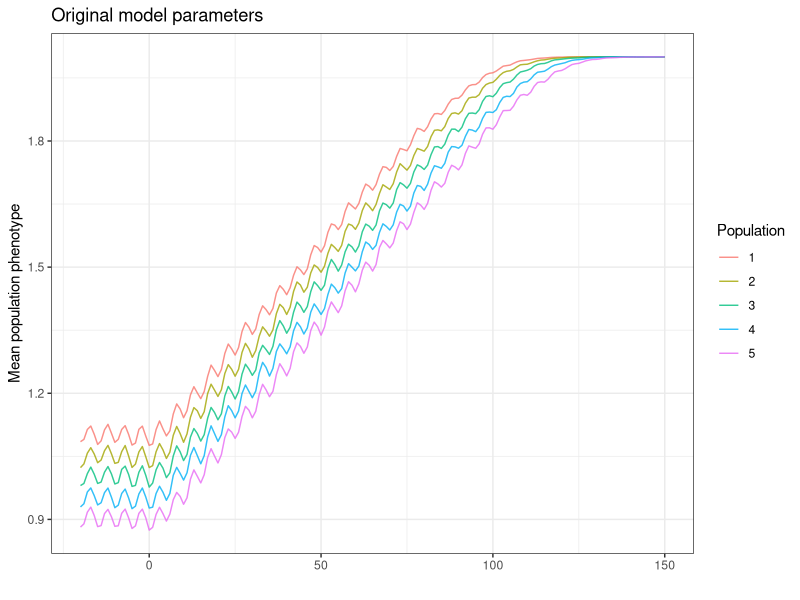
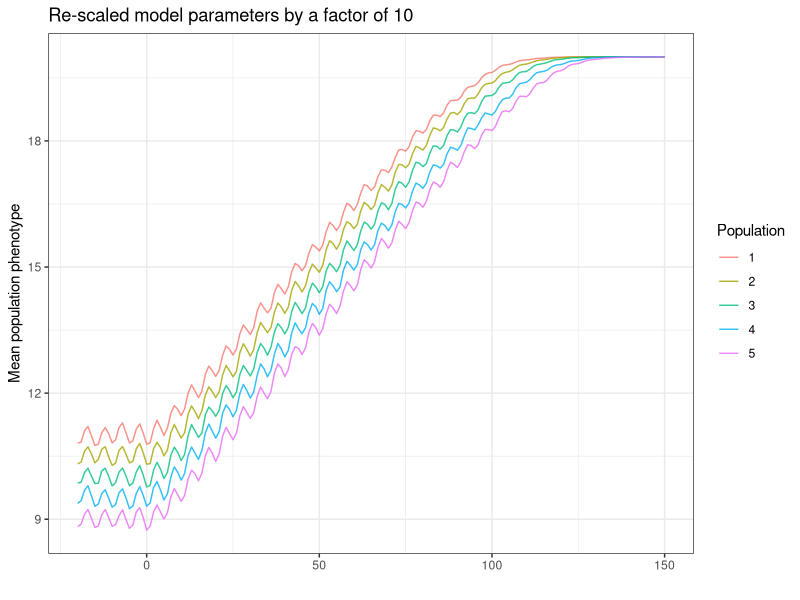
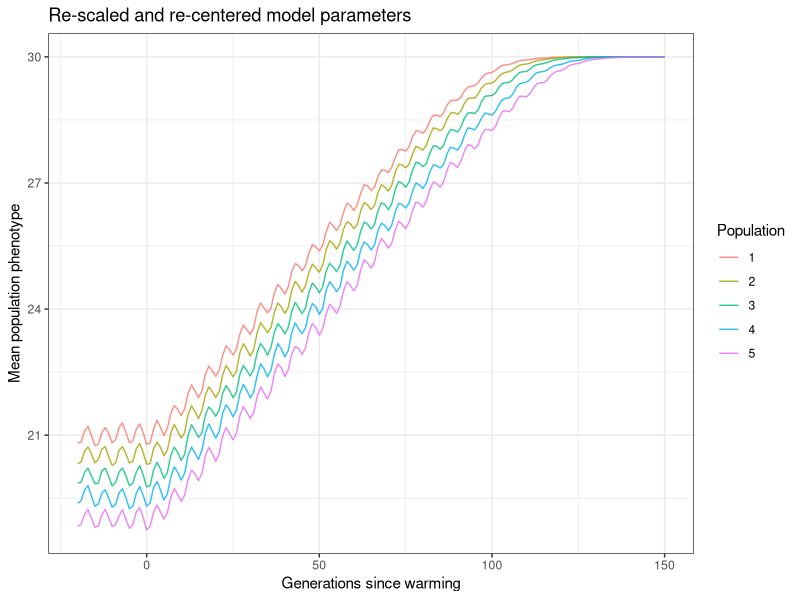
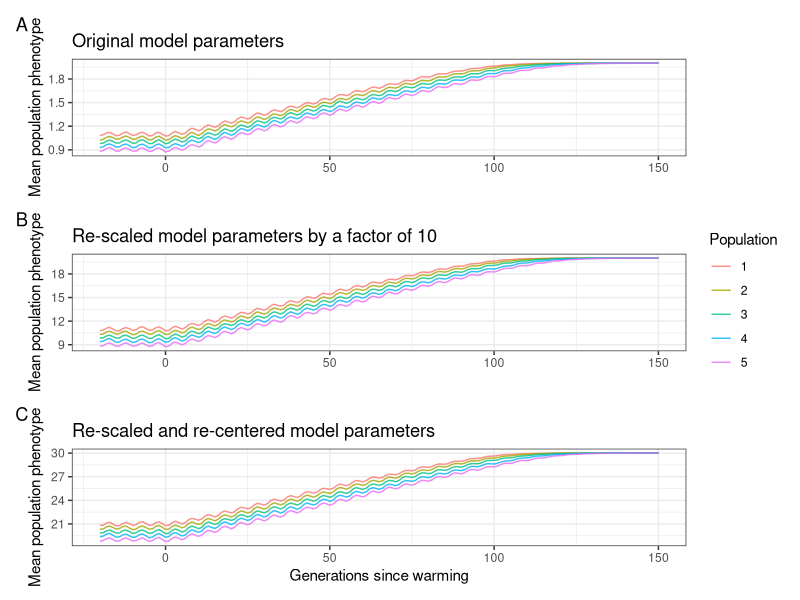
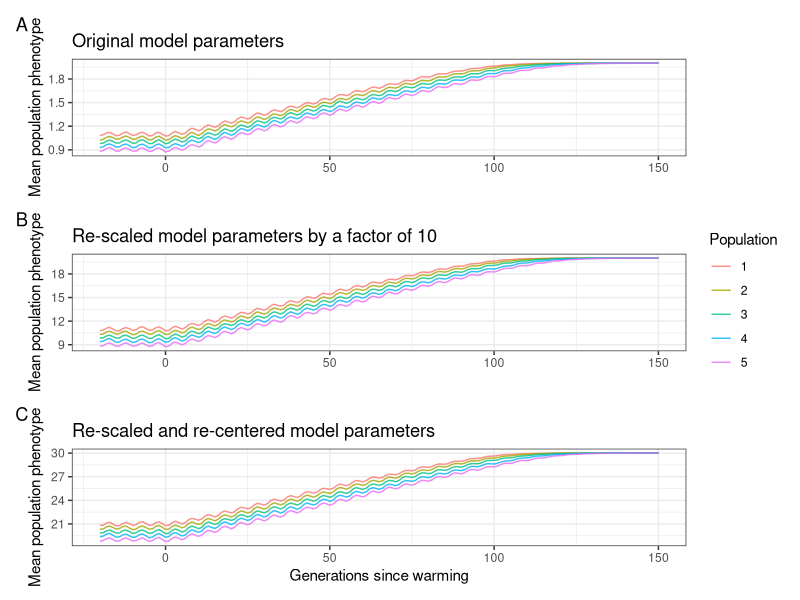

Recreate these plots in R, in order.
library(tidyverse)
library(patchwork)

setwd("~/zzz_SLIM/scaling")

original <- read_csv('./original/sum_K1000_burnin100_EN0_aIoC50_IM1_I0.5_S100_U100_AGV0_MS0.01_me0.01_mr0_WoFF0.1_1977.csv')  %>%
  filter(Population != 6) %>%
  mutate(Population = as.factor(Population),
         GsW = Generation -200) 
         
scaled <- read_csv('./scaled/sum_K1000_burnin100_EN0_aIoC50_IM1_I0.5_S100_U100_AGV0_MS0.01_me0.1_mr0_WoFF1_1977.csv') %>%
  filter(Population != 6) %>%
  mutate(Population = as.factor(Population),
         GsW = Generation -200) 

centered <- read_csv('./centered/sum_K1000_burnin100_EN0_aIoC50_IM1_I0.5_S100_U100_AGV0_MS0.01_me0.1_mr0_WoFF1_1977.csv') %>%
  filter(Population != 6) %>%
  mutate(Population = as.factor(Population),
         GsW = Generation -200) 

original

(pO <- ggplot(original, aes(GsW, Phenotype, color = Population)) +
  geom_line(alpha = 0.8) +
  theme_bw() +
  labs(color = 'Population', y = 'Mean population phenotype', x = '',
       title = 'Original model parameters') +
  scale_x_continuous(limits = c(-20, 150)))

(pS <- ggplot(scaled, aes(GsW, Phenotype, color = Population)) +
  geom_line(alpha = 0.8) +
  theme_bw() +
  labs(color = 'Population', y = 'Mean population phenotype', x = '',
  title = 'Re-scaled model parameters by a factor of 10') +
  scale_x_continuous(limits = c(-20, 150)))

(pC <- ggplot(centered, aes(GsW, Phenotype, color = Population)) +
    geom_line(alpha = 0.8) +
    theme_bw() +
    labs(color = 'Population', y = 'Mean population phenotype', x = 'Generations since warming',
        title = 'Re-scaled and re-centered model parameters') +
    scale_x_continuous(limits = c(-20, 150)))

pO / pS / pC + plot_layout(guides = 'collect') + plot_annotation(tag_levels = 'A')

ggsave('scaling.png', dpi = 300, height = 8, width = 6)
